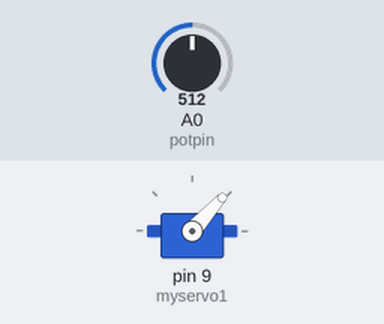
Simulated run of this sketch. Board: Arduino Uno, built with avr-gcc and run on an emulated ATmega328P. On the bench: servo. The inputs (shaded band) are chosen by the test bench; at power-on: A0 (potpin) = 512. What the sketch prints to the serial monitor is not drawn.

Above: at 0.05 s.
At 0.8 s:
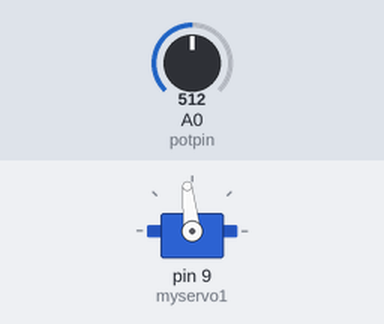
At 1.55 s:
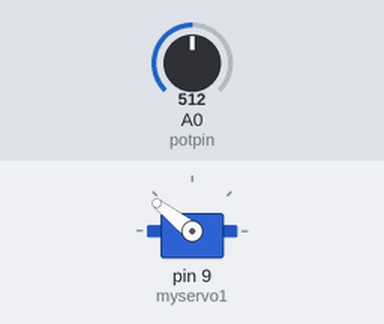
At 3.05 s:
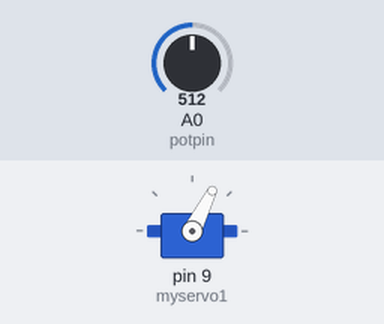
Timing chart, 0 to 7.7 s (numbered marks = the images above):
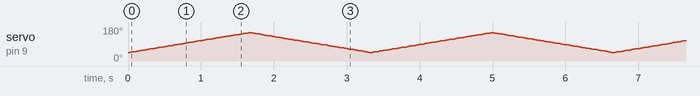

The sketch:

single_servo_scan.ino
```cpp
/*
 Sweeping an Area with a Distance Sensor and Reading Voltage (Single Servo Version)

 By: Michaela Fox and Jade Campbell
*/

#include <Servo.h>

Servo myservo1;  // create Servo object to control a servo

int potpin = A0;  // analog pin used to connect the distance sensor
int val;    // variable to read the value from the analog pin
int sensorValue = 0; // variable to read the distance
float voltage = 0; // variable to hold the analog to voltage value
int pos = 0;       // variable to store the servo position

void setup() {
  myservo1.attach(9);
  Serial.begin(9600);  // start the serial communication
}

void loop() {
  // Sweep from 0 to 180 degrees
  for (pos = 45; pos <= 150; pos += 1) {
    myservo1.write(pos);
    delay(15);  // wait 15 ms for the servos to reach the position
    // Read the sensor data (voltage)
    sensorValue = analogRead(potpin);
    voltage = sensorValue * (5.0 / 1023.0);

    // Send servo position and voltage to MATLAB
    Serial.print(pos);    Serial.print(",");
    Serial.println(voltage);

  }

  // Sweep from 180 to 0 degrees
  for (pos = 150; pos >= 45; pos -= 1) {
    myservo1.write(pos);
    delay(15);  // wait 15 ms for the servos to reach the position
    // Read the sensor data (voltage)
    sensorValue = analogRead(potpin);
    voltage = sensorValue * (5.0 / 1023.0);

    // Send servo position and voltage to MATLAB
    Serial.print(pos);    Serial.print(",");
    Serial.println(voltage);

  }


}
```
